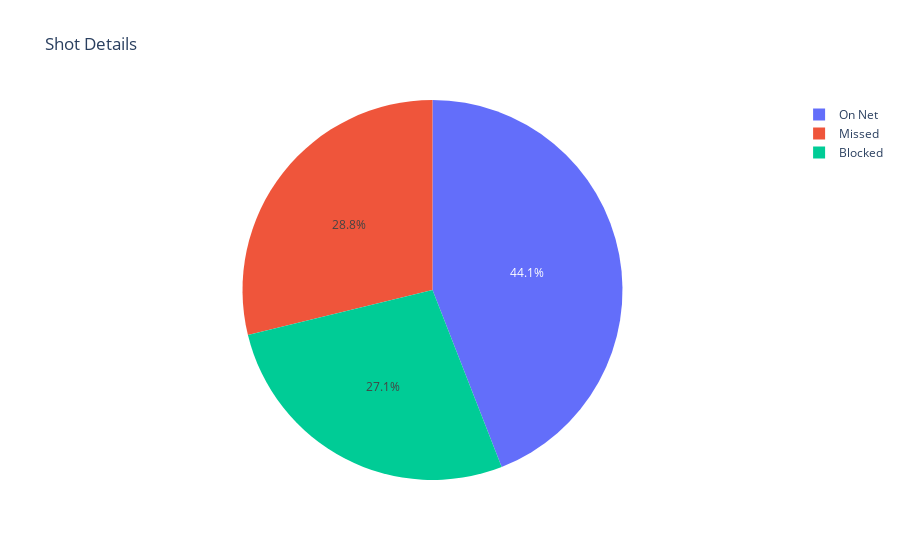

Here is the notebook cell this chart was saved with:
### Code cell
#fig = px.bar(team_shots_counts, x="game_date", y="Count", color="game_date", barmode="group", title="Total Shots Per Game")
fig = px.pie(team_shots_counts_detail, values='Count', names='Detail 2', title='Shot Details')

chart_html = to_html(fig, include_plotlyjs="cdn", full_html=False)

fig

### Figure 1 — Plotly figure (JSON) as saved in the notebook; plotly's stock layout.template omitted (floating-point values rounded to 4 significant figures)
{"data": [{"domain": {"x": [0, 1], "y": [0, 1]}, "hovertemplate": "Detail 2=%{label}<br>Count=%{value}<extra></extra>", "labels": ["Blocked", "Missed", "On Net"], "legendgroup": "", "name": "", "showlegend": true, "type": "pie", "values": [16, 17, 26]}], "layout": {"legend": {"tracegroupgap": 0}, "title": {"text": "Shot Details"}}}
